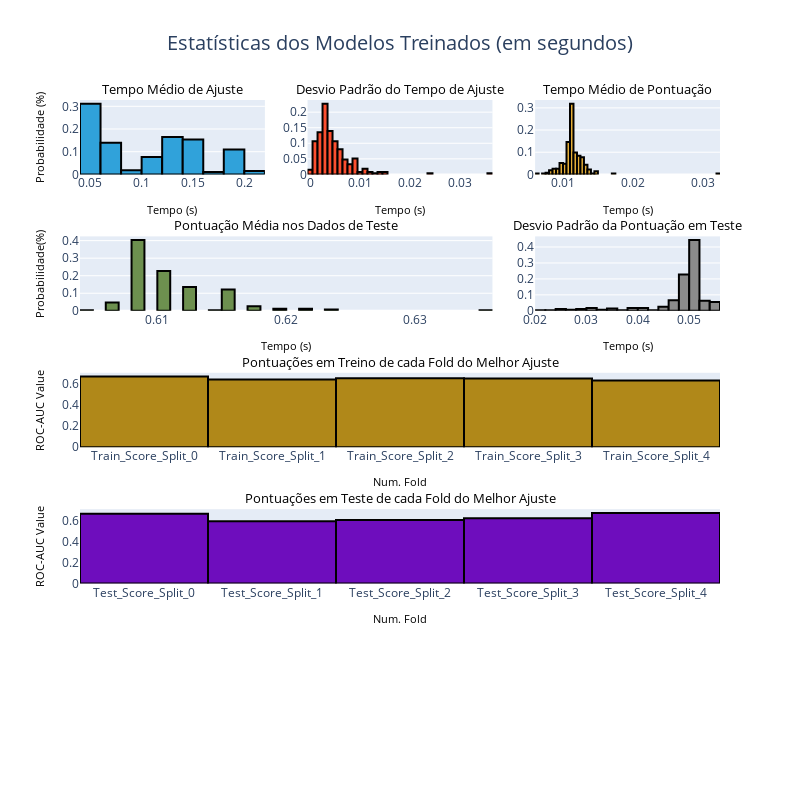

Notebook code cell kept with this figure:
### Code cell
analyze_model(model_v0)

### Figure 1 — Plotly figure (JSON) as saved in the notebook; plotly's stock layout.template omitted (floating-point values rounded to 4 significant figures; data arrays with more than 128 entries replaced by an {"elided": "..."} marker saying what was removed)
{"data": [{"histnorm": "probability", "marker": {"color": "#30a2da", "line": {"color": "rgb(0,0,0)", "width": 2}}, "name": "tempo médio de ajuste", "type": "histogram", "x": {"elided": "273 float values"}, "xaxis": "x", "yaxis": "y"}, {"histnorm": "probability", "marker": {"color": "#fc4f30", "line": {"color": "rgb(0,0,0)", "width": 2}}, "name": "Desvio médio do tempo de treino", "type": "histogram", "x": {"elided": "273 float values"}, "xaxis": "x2", "yaxis": "y2"}, {"histnorm": "probability", "marker": {"color": "#e5ae38", "line": {"color": "rgb(0,0,0)", "width": 2}}, "name": "Tempo médio de score", "type": "histogram", "x": {"elided": "273 float values"}, "xaxis": "x3", "yaxis": "y3"}, {"histnorm": "probability", "marker": {"color": "#6d904f", "line": {"color": "rgb(0,0,0)", "width": 2}}, "name": "Pontuação Média nos Dados de Teste", "type": "histogram", "x": {"elided": "273 float values"}, "xaxis": "x4", "yaxis": "y4"}, {"histnorm": "probability", "marker": {"color": "#8b8b8b", "line": {"color": "rgb(0,0,0)", "width": 2}}, "name": "Desvio Padrão da Pontuação em Teste", "type": "histogram", "x": {"elided": "273 float values"}, "xaxis": "x5", "yaxis": "y5"}, {"marker": {"color": "#b08819", "line": {"color": "rgb(0,0,0)", "width": 2}}, "name": "Pontuação em Folds de Treino", "type": "bar", "x": ["Train_Score_Split_0", "Train_Score_Split_1", "Train_Score_Split_2", "Train_Score_Split_3", "Train_Score_Split_4"], "xaxis": "x6", "y": [0.6684, 0.6399, 0.6528, 0.6486, 0.6305], "yaxis": "y6"}, {"marker": {"color": "#6e0dbd", "line": {"color": "rgb(0,0,0)", "width": 2}}, "name": "Pontuação em Folds de Teste", "type": "bar", "x": ["Test_Score_Split_0", "Test_Score_Split_1", "Test_Score_Split_2", "Test_Score_Split_3", "Test_Score_Split_4"], "xaxis": "x7", "y": [0.6701, 0.5979, 0.6082, 0.625, 0.6771], "yaxis": "y7"}], "layout": {"annotations": [{"font": {"color": "black", "size": 12.5}, "opacity": 1, "showarrow": false, "text": "Tempo Médio de Ajuste", "x": 0.1444, "xanchor": "center", "xref": "paper", "y": 1, "yanchor": "bottom", "yref": "paper"}, {"font": {"color": "black", "size": 12.5}, "opacity": 1, "showarrow": false, "text": "Desvio Padrão do Tempo de Ajuste", "x": 0.5, "xanchor": "center", "xref": "paper", "y": 1, "yanchor": "bottom", "yref": "paper"}, {"font": {"color": "black", "size": 12.5}, "opacity": 1, "showarrow": false, "text": "Tempo Médio de Pontuação", "x": 0.8556, "xanchor": "center", "xref": "paper", "y": 1, "yanchor": "bottom", "yref": "paper"}, {"font": {"color": "black", "size": 12.5}, "opacity": 1, "showarrow": false, "text": "Pontuação Média nos Dados de Teste", "x": 0.3222, "xanchor": "center", "xref": "paper", "y": 0.78, "yanchor": "bottom", "yref": "paper"}, {"font": {"color": "black", "size": 12.5}, "opacity": 1, "showarrow": false, "text": "Desvio Padrão da Pontuação em Teste", "x": 0.8556, "xanchor": "center", "xref": "paper", "y": 0.78, "yanchor": "bottom", "yref": "paper"}, {"font": {"color": "black", "size": 12.5}, "opacity": 1, "showarrow": false, "text": "Pontuações em Treino de cada Fold do Melhor Ajuste", "x": 0.5, "xanchor": "center", "xref": "paper", "y": 0.56, "yanchor": "bottom", "yref": "paper"}, {"font": {"color": "black", "size": 12.5}, "opacity": 1, "showarrow": false, "text": "Pontuações em Teste de cada Fold do Melhor Ajuste", "x": 0.5, "xanchor": "center", "xref": "paper", "y": 0.34, "yanchor": "bottom", "yref": "paper"}], "height": 800, "showlegend": false, "title": {"font": {"size": 20}, "text": "Estatísticas dos Modelos Treinados (em segundos)", "x": 0.5}, "width": 800, "xaxis": {"anchor": "y", "domain": [0, 0.2889], "title": {"font": {"color": "black", "size": 11}, "text": "Tempo (s)"}}, "xaxis2": {"anchor": "y2", "domain": [0.3556, 0.6444], "title": {"font": {"color": "black", "size": 11}, "text": "Tempo (s)"}}, "xaxis3": {"anchor": "y3", "domain": [0.7111, 1], "title": {"font": {"color": "black", "size": 11}, "text": "Tempo (s)"}}, "xaxis4": {"anchor": "y4", "domain": [0, 0.6444], "title": {"font": {"color": "black", "size": 11}, "text": "Tempo (s)"}}, "xaxis5": {"anchor": "y5", "domain": [0.7111, 1], "title": {"font": {"color": "black", "size": 11}, "text": "Tempo (s)"}}, "xaxis6": {"anchor": "y6", "domain": [0, 1], "title": {"font": {"color": "black", "size": 11}, "text": "Num. Fold"}}, "xaxis7": {"anchor": "y7", "domain": [0, 1], "title": {"font": {"color": "black", "size": 11}, "text": "Num. Fold"}}, "xaxis8": {"anchor": "y8", "domain": [0, 1], "title": {"font": {"color": "black", "size": 11}, "text": "Tempo (s)"}}, "yaxis": {"anchor": "x", "domain": [0.88, 1], "title": {"font": {"color": "black", "size": 11}, "text": "Probabilidade (%)"}}, "yaxis2": {"anchor": "x2", "domain": [0.88, 1]}, "yaxis3": {"anchor": "x3", "domain": [0.88, 1]}, "yaxis4": {"anchor": "x4", "domain": [0.66, 0.78], "title": {"font": {"color": "black", "size": 11}, "text": "Probabilidade(%)"}}, "yaxis5": {"anchor": "x5", "domain": [0.66, 0.78]}, "yaxis6": {"anchor": "x6", "domain": [0.44, 0.56], "title": {"font": {"color": "black", "size": 11}, "text": "ROC-AUC Value"}}, "yaxis7": {"anchor": "x7", "domain": [0.22, 0.34], "title": {"font": {"color": "black", "size": 11}, "text": "ROC-AUC Value"}}, "yaxis8": {"anchor": "x8", "domain": [0, 0.12]}}}
